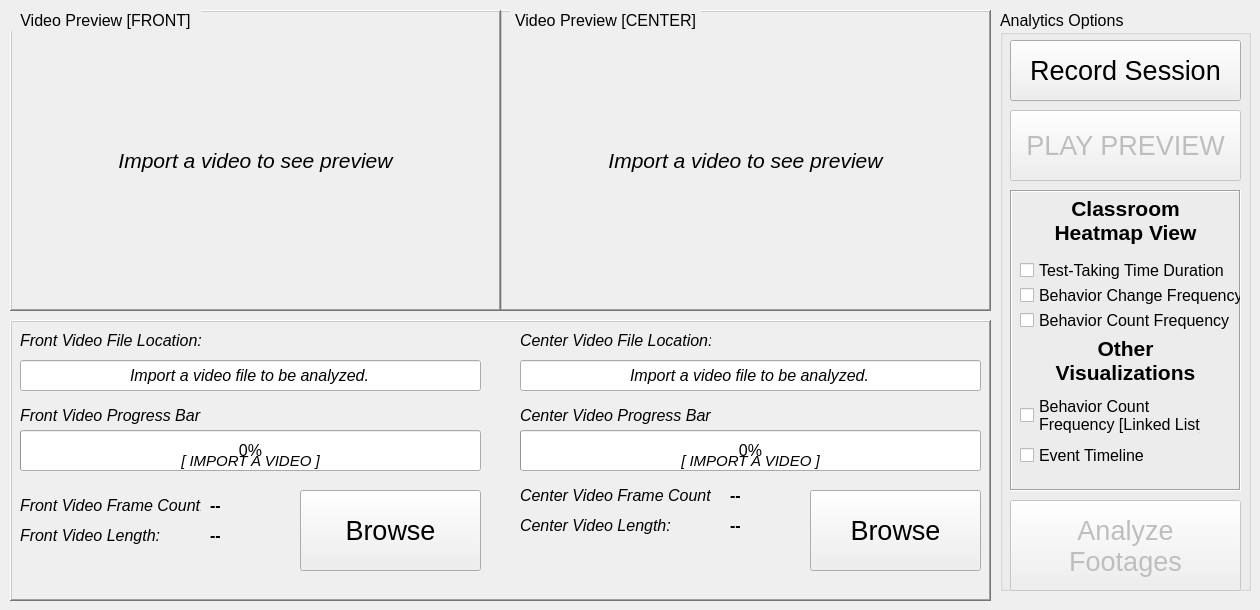
    <widget class="QWidget" name="importVideo">
     <attribute name="title">
      <string>Import Video</string>
     </attribute>
     <widget class="QGroupBox" name="groupBox_2">
      <property name="geometry">
       <rect>
        <x>1000</x>
        <y>10</y>
        <width>251</width>
        <height>581</height>
       </rect>
      </property>
      <property name="font">
       <font>
        <pointsize>12</pointsize>
       </font>
      </property>
      <property name="title">
       <string>Analytics Options</string>
      </property>
      <widget class="QFrame" name="frame_7">
       <property name="geometry">
        <rect>
         <x>10</x>
         <y>180</y>
         <width>231</width>
         <height>301</height>
        </rect>
       </property>
       <property name="frameShape">
        <enum>QFrame::Shape::Box</enum>
       </property>
       <property name="frameShadow">
        <enum>QFrame::Shadow::Sunken</enum>
       </property>
       <property name="lineWidth">
        <number>1</number>
       </property>
       <widget class="QLabel" name="label_16">
        <property name="geometry">
         <rect>
          <x>0</x>
          <y>0</y>
          <width>231</width>
          <height>61</height>
         </rect>
        </property>
        <property name="font">
         <font>
          <pointsize>16</pointsize>
          <bold>true</bold>
         </font>
        </property>
        <property name="text">
         <string>Classroom
Heatmap View</string>
        </property>
        <property name="alignment">
         <set>Qt::AlignmentFlag::AlignCenter</set>
        </property>
       </widget>
       <widget class="QCheckBox" name="behavior_change_freq_chkbox">
        <property name="geometry">
         <rect>
          <x>10</x>
          <y>90</y>
          <width>221</width>
          <height>31</height>
         </rect>
        </property>
        <property name="font">
         <font>
          <pointsize>12</pointsize>
         </font>
        </property>
        <property name="text">
         <string>Behavior Change Frequency</string>
        </property>
       </widget>
       <widget class="QCheckBox" name="tesk_taking_time_chkbox">
        <property name="geometry">
         <rect>
          <x>10</x>
          <y>70</y>
          <width>211</width>
          <height>21</height>
         </rect>
        </property>
        <property name="font">
         <font>
          <pointsize>12</pointsize>
         </font>
        </property>
        <property name="text">
         <string>Test-Taking Time Duration</string>
        </property>
       </widget>
       <widget class="QCheckBox" name="behavior_count_freq_chkbox">
        <property name="geometry">
         <rect>
          <x>10</x>
          <y>110</y>
          <width>211</width>
          <height>41</height>
         </rect>
        </property>
        <property name="font">
         <font>
          <pointsize>12</pointsize>
         </font>
        </property>
        <property name="text">
         <string>Behavior Count Frequency</string>
        </property>
       </widget>
       <widget class="QLabel" name="label_20">
        <property name="geometry">
         <rect>
          <x>0</x>
          <y>140</y>
          <width>231</width>
          <height>61</height>
         </rect>
        </property>
        <property name="font">
         <font>
          <pointsize>16</pointsize>
          <bold>true</bold>
         </font>
        </property>
        <property name="text">
         <string>Other
Visualizations</string>
        </property>
        <property name="alignment">
         <set>Qt::AlignmentFlag::AlignCenter</set>
        </property>
       </widget>
       <widget class="QCheckBox" name="behavior_count_link_list_chkbox">
        <property name="geometry">
         <rect>
          <x>10</x>
          <y>200</y>
          <width>181</width>
          <height>51</height>
         </rect>
        </property>
        <property name="font">
         <font>
          <pointsize>12</pointsize>
         </font>
        </property>
        <property name="text">
         <string>Behavior Count
Frequency [Linked List]</string>
        </property>
       </widget>
       <widget class="QCheckBox" name="event_timeline_chkbox">
        <property name="geometry">
         <rect>
          <x>10</x>
          <y>250</y>
          <width>131</width>
          <height>31</height>
         </rect>
        </property>
        <property name="font">
         <font>
          <pointsize>12</pointsize>
         </font>
        </property>
        <property name="text">
         <string>Event Timeline</string>
        </property>
       </widget>
      </widget>
      <widget class="QPushButton" name="analyze_video_button">
       <property name="enabled">
        <bool>false</bool>
       </property>
       <property name="geometry">
        <rect>
         <x>10</x>
         <y>490</y>
         <width>231</width>
         <height>91</height>
        </rect>
       </property>
       <property name="font">
        <font>
         <pointsize>20</pointsize>
         <bold>false</bold>
        </font>
       </property>
       <property name="text">
        <string>Analyze
Footages</string>
       </property>
      </widget>
      <widget class="QPushButton" name="recording_window_button">
       <property name="geometry">
        <rect>
         <x>10</x>
         <y>30</y>
         <width>231</width>
         <height>61</height>
        </rect>
       </property>
       <property name="font">
        <font>
         <pointsize>20</pointsize>
         <bold>false</bold>
        </font>
       </property>
       <property name="text">
        <string>Record Session</string>
       </property>
      </widget>
      <widget class="QPushButton" name="play_pause_button_video_preview">
       <property name="enabled">
        <bool>false</bool>
       </property>
       <property name="geometry">
        <rect>
         <x>10</x>
         <y>100</y>
         <width>231</width>
         <height>71</height>
        </rect>
       </property>
       <property name="font">
        <font>
         <pointsize>20</pointsize>
        </font>
       </property>
       <property name="text">
        <string>PLAY PREVIEW</string>
       </property>
      </widget>
     </widget>
     <widget class="QLabel" name="video_preview_label_front">
      <property name="geometry">
       <rect>
        <x>10</x>
        <y>10</y>
        <width>491</width>
        <height>301</height>
       </rect>
      </property>
      <property name="font">
       <font>
        <pointsize>16</pointsize>
        <italic>true</italic>
       </font>
      </property>
      <property name="frameShape">
       <enum>QFrame::Shape::WinPanel</enum>
      </property>
      <property name="frameShadow">
       <enum>QFrame::Shadow::Raised</enum>
      </property>
      <property name="text">
       <string>Import a video to see preview</string>
      </property>
      <property name="alignment">
       <set>Qt::AlignmentFlag::AlignCenter</set>
      </property>
     </widget>
     <widget class="QFrame" name="frame_5">
      <property name="geometry">
       <rect>
        <x>10</x>
        <y>320</y>
        <width>981</width>
        <height>281</height>
       </rect>
      </property>
      <property name="frameShape">
       <enum>QFrame::Shape::WinPanel</enum>
      </property>
      <property name="frameShadow">
       <enum>QFrame::Shadow::Raised</enum>
      </property>
      <widget class="QLabel" name="label_15">
       <property name="geometry">
        <rect>
         <x>10</x>
         <y>10</y>
         <width>211</width>
         <height>21</height>
        </rect>
       </property>
       <property name="font">
        <font>
         <pointsize>12</pointsize>
         <italic>true</italic>
        </font>
       </property>
       <property name="text">
        <string>Front Video File Location:</string>
       </property>
      </widget>
      <widget class="QLineEdit" name="videoDirectory_center">
       <property name="geometry">
        <rect>
         <x>510</x>
         <y>40</y>
         <width>461</width>
         <height>31</height>
        </rect>
       </property>
       <property name="font">
        <font>
         <pointsize>12</pointsize>
         <italic>true</italic>
        </font>
       </property>
       <property name="text">
        <string>Import a video file to be analyzed.</string>
       </property>
       <property name="alignment">
        <set>Qt::AlignmentFlag::AlignCenter</set>
       </property>
       <property name="readOnly">
        <bool>true</bool>
       </property>
       <property name="placeholderText">
        <string>Find a video file</string>
       </property>
       <property name="clearButtonEnabled">
        <bool>false</bool>
       </property>
      </widget>
      <widget class="QPushButton" name="import_video_button_front">
       <property name="geometry">
        <rect>
         <x>290</x>
         <y>170</y>
         <width>181</width>
         <height>81</height>
        </rect>
       </property>
       <property name="font">
        <font>
         <pointsize>20</pointsize>
         <bold>false</bold>
        </font>
       </property>
       <property name="autoFillBackground">
        <bool>false</bool>
       </property>
       <property name="text">
        <string>Browse</string>
       </property>
      </widget>
      <widget class="QProgressBar" name="importProgressBar_front">
       <property name="geometry">
        <rect>
         <x>10</x>
         <y>110</y>
         <width>461</width>
         <height>41</height>
        </rect>
       </property>
       <property name="font">
        <font>
         <pointsize>12</pointsize>
        </font>
       </property>
       <property name="layoutDirection">
        <enum>Qt::LayoutDirection::LeftToRight</enum>
       </property>
       <property name="autoFillBackground">
        <bool>false</bool>
       </property>
       <property name="value">
        <number>0</number>
       </property>
       <property name="alignment">
        <set>Qt::AlignmentFlag::AlignBottom|Qt::AlignmentFlag::AlignRight|Qt::AlignmentFlag::AlignTrailing</set>
       </property>
       <property name="invertedAppearance">
        <bool>false</bool>
       </property>
      </widget>
      <widget class="QLabel" name="status_label_front">
       <property name="geometry">
        <rect>
         <x>10</x>
         <y>130</y>
         <width>461</width>
         <height>21</height>
        </rect>
       </property>
       <property name="font">
        <font>
         <pointsize>11</pointsize>
         <italic>true</italic>
        </font>
       </property>
       <property name="text">
        <string>[ IMPORT A VIDEO ]</string>
       </property>
       <property name="alignment">
        <set>Qt::AlignmentFlag::AlignCenter</set>
       </property>
      </widget>
      <widget class="QLineEdit" name="videoDirectory_front">
       <property name="geometry">
        <rect>
         <x>10</x>
         <y>40</y>
         <width>461</width>
         <height>31</height>
        </rect>
       </property>
       <property name="font">
        <font>
         <pointsize>12</pointsize>
         <italic>true</italic>
        </font>
       </property>
       <property name="text">
        <string>Import a video file to be analyzed.</string>
       </property>
       <property name="alignment">
        <set>Qt::AlignmentFlag::AlignCenter</set>
       </property>
       <property name="readOnly">
        <bool>true</bool>
       </property>
       <property name="placeholderText">
        <string>Find a video file</string>
       </property>
       <property name="clearButtonEnabled">
        <bool>false</bool>
       </property>
      </widget>
      <widget class="QProgressBar" name="importProgressBar_center">
       <property name="geometry">
        <rect>
         <x>510</x>
         <y>110</y>
         <width>461</width>
         <height>41</height>
        </rect>
       </property>
       <property name="font">
        <font>
         <pointsize>12</pointsize>
        </font>
       </property>
       <property name="autoFillBackground">
        <bool>false</bool>
       </property>
       <property name="value">
        <number>0</number>
       </property>
       <property name="alignment">
        <set>Qt::AlignmentFlag::AlignBottom|Qt::AlignmentFlag::AlignRight|Qt::AlignmentFlag::AlignTrailing</set>
       </property>
       <property name="invertedAppearance">
        <bool>false</bool>
       </property>
      </widget>
      <widget class="QLabel" name="label_17">
       <property name="geometry">
        <rect>
         <x>510</x>
         <y>10</y>
         <width>191</width>
         <height>21</height>
        </rect>
       </property>
       <property name="font">
        <font>
         <pointsize>12</pointsize>
         <italic>true</italic>
        </font>
       </property>
       <property name="text">
        <string>Center Video File Location:</string>
       </property>
      </widget>
      <widget class="QPushButton" name="import_video_button_center">
       <property name="geometry">
        <rect>
         <x>800</x>
         <y>170</y>
         <width>171</width>
         <height>81</height>
        </rect>
       </property>
       <property name="font">
        <font>
         <pointsize>20</pointsize>
         <bold>false</bold>
        </font>
       </property>
       <property name="autoFillBackground">
        <bool>false</bool>
       </property>
       <property name="text">
        <string>Browse</string>
       </property>
      </widget>
      <widget class="QLabel" name="status_label_center">
       <property name="geometry">
        <rect>
         <x>510</x>
         <y>130</y>
         <width>461</width>
         <height>21</height>
        </rect>
       </property>
       <property name="font">
        <font>
         <pointsize>11</pointsize>
         <italic>true</italic>
        </font>
       </property>
       <property name="text">
        <string>[ IMPORT A VIDEO ]</string>
       </property>
       <property name="alignment">
        <set>Qt::AlignmentFlag::AlignCenter</set>
       </property>
      </widget>
      <widget class="QLabel" name="somelabelforprogrss">
       <property name="geometry">
        <rect>
         <x>10</x>
         <y>80</y>
         <width>451</width>
         <height>31</height>
        </rect>
       </property>
       <property name="font">
        <font>
         <pointsize>12</pointsize>
         <italic>true</italic>
         <bold>false</bold>
        </font>
       </property>
       <property name="text">
        <string>Front Video Progress Bar</string>
       </property>
       <property name="alignment">
        <set>Qt::AlignmentFlag::AlignLeading|Qt::AlignmentFlag::AlignLeft|Qt::AlignmentFlag::AlignVCenter</set>
       </property>
      </widget>
      <widget class="QLabel" name="somelabelforprogrss_2">
       <property name="geometry">
        <rect>
         <x>510</x>
         <y>80</y>
         <width>461</width>
         <height>31</height>
        </rect>
       </property>
       <property name="font">
        <font>
         <pointsize>12</pointsize>
         <italic>true</italic>
         <bold>false</bold>
        </font>
       </property>
       <property name="text">
        <string>Center Video Progress Bar</string>
       </property>
       <property name="alignment">
        <set>Qt::AlignmentFlag::AlignLeading|Qt::AlignmentFlag::AlignLeft|Qt::AlignmentFlag::AlignVCenter</set>
       </property>
      </widget>
      <widget class="QLabel" name="somelabelforprogrss_3">
       <property name="geometry">
        <rect>
         <x>10</x>
         <y>170</y>
         <width>181</width>
         <height>31</height>
        </rect>
       </property>
       <property name="font">
        <font>
         <pointsize>12</pointsize>
         <italic>true</italic>
         <bold>false</bold>
        </font>
       </property>
       <property name="text">
        <string>Front Video Frame Count:</string>
       </property>
       <property name="alignment">
        <set>Qt::AlignmentFlag::AlignLeading|Qt::AlignmentFlag::AlignLeft|Qt::AlignmentFlag::AlignVCenter</set>
       </property>
      </widget>
      <widget class="QLabel" name="somelabelforprogrss_7">
       <property name="geometry">
        <rect>
         <x>510</x>
         <y>160</y>
         <width>191</width>
         <height>31</height>
        </rect>
       </property>
       <property name="font">
        <font>
         <pointsize>12</pointsize>
         <italic>true</italic>
         <bold>false</bold>
        </font>
       </property>
       <property name="text">
        <string>Center Video Frame Count:</string>
       </property>
       <property name="alignment">
        <set>Qt::AlignmentFlag::AlignLeading|Qt::AlignmentFlag::AlignLeft|Qt::AlignmentFlag::AlignVCenter</set>
       </property>
      </widget>
      <widget class="QLabel" name="somelabelforprogrss_4">
       <property name="geometry">
        <rect>
         <x>10</x>
         <y>200</y>
         <width>161</width>
         <height>31</height>
        </rect>
       </property>
       <property name="font">
        <font>
         <pointsize>12</pointsize>
         <italic>true</italic>
         <bold>false</bold>
        </font>
       </property>
       <property name="text">
        <string>Front Video Length:</string>
       </property>
       <property name="alignment">
        <set>Qt::AlignmentFlag::AlignLeading|Qt::AlignmentFlag::AlignLeft|Qt::AlignmentFlag::AlignVCenter</set>
       </property>
      </widget>
      <widget class="QLabel" name="somelabelforprogrss_5">
       <property name="geometry">
        <rect>
         <x>510</x>
         <y>190</y>
         <width>161</width>
         <height>31</height>
        </rect>
       </property>
       <property name="font">
        <font>
         <pointsize>12</pointsize>
         <italic>true</italic>
         <bold>false</bold>
        </font>
       </property>
       <property name="text">
        <string>Center Video Length:</string>
       </property>
       <property name="alignment">
        <set>Qt::AlignmentFlag::AlignLeading|Qt::AlignmentFlag::AlignLeft|Qt::AlignmentFlag::AlignVCenter</set>
       </property>
      </widget>
      <widget class="QLabel" name="front_frame_count">
       <property name="geometry">
        <rect>
         <x>200</x>
         <y>170</y>
         <width>81</width>
         <height>31</height>
        </rect>
       </property>
       <property name="font">
        <font>
         <pointsize>12</pointsize>
         <italic>false</italic>
         <bold>true</bold>
        </font>
       </property>
       <property name="text">
        <string>--</string>
       </property>
       <property name="alignment">
        <set>Qt::AlignmentFlag::AlignLeading|Qt::AlignmentFlag::AlignLeft|Qt::AlignmentFlag::AlignVCenter</set>
       </property>
      </widget>
      <widget class="QLabel" name="front_video_length">
       <property name="geometry">
        <rect>
         <x>200</x>
         <y>200</y>
         <width>81</width>
         <height>31</height>
        </rect>
       </property>
       <property name="font">
        <font>
         <pointsize>12</pointsize>
         <italic>false</italic>
         <bold>true</bold>
        </font>
       </property>
       <property name="text">
        <string>--</string>
       </property>
       <property name="alignment">
        <set>Qt::AlignmentFlag::AlignLeading|Qt::AlignmentFlag::AlignLeft|Qt::AlignmentFlag::AlignVCenter</set>
       </property>
      </widget>
      <widget class="QLabel" name="center_frame_count">
       <property name="geometry">
        <rect>
         <x>720</x>
         <y>160</y>
         <width>71</width>
         <height>31</height>
        </rect>
       </property>
       <property name="font">
        <font>
         <pointsize>12</pointsize>
         <italic>false</italic>
         <bold>true</bold>
        </font>
       </property>
       <property name="text">
        <string>--</string>
       </property>
       <property name="alignment">
        <set>Qt::AlignmentFlag::AlignLeading|Qt::AlignmentFlag::AlignLeft|Qt::AlignmentFlag::AlignVCenter</set>
       </property>
      </widget>
      <widget class="QLabel" name="center_video_length">
       <property name="geometry">
        <rect>
         <x>720</x>
         <y>190</y>
         <width>71</width>
         <height>31</height>
        </rect>
       </property>
       <property name="font">
        <font>
         <pointsize>12</pointsize>
         <italic>false</italic>
         <bold>true</bold>
        </font>
       </property>
       <property name="text">
        <string>--</string>
       </property>
       <property name="alignment">
        <set>Qt::AlignmentFlag::AlignLeading|Qt::AlignmentFlag::AlignLeft|Qt::AlignmentFlag::AlignVCenter</set>
       </property>
      </widget>
     </widget>
     <widget class="QLabel" name="label_29">
      <property name="geometry">
       <rect>
        <x>510</x>
        <y>10</y>
        <width>191</width>
        <height>21</height>
       </rect>
      </property>
      <property name="font">
       <font>
        <pointsize>12</pointsize>
       </font>
      </property>
      <property name="autoFillBackground">
       <bool>true</bool>
      </property>
      <property name="text">
       <string>Video Preview [CENTER]</string>
      </property>
      <property name="alignment">
       <set>Qt::AlignmentFlag::AlignCenter</set>
      </property>
     </widget>
     <widget class="QLabel" name="label_30">
      <property name="geometry">
       <rect>
        <x>10</x>
        <y>10</y>
        <width>191</width>
        <height>21</height>
       </rect>
      </property>
      <property name="font">
       <font>
        <pointsize>12</pointsize>
       </font>
      </property>
      <property name="autoFillBackground">
       <bool>true</bool>
      </property>
      <property name="text">
       <string>Video Preview [FRONT]</string>
      </property>
      <property name="alignment">
       <set>Qt::AlignmentFlag::AlignCenter</set>
      </property>
     </widget>
     <widget class="QLabel" name="video_preview_label_center">
      <property name="geometry">
       <rect>
        <x>500</x>
        <y>10</y>
        <width>491</width>
        <height>301</height>
       </rect>
      </property>
      <property name="font">
       <font>
        <pointsize>16</pointsize>
        <italic>true</italic>
       </font>
      </property>
      <property name="frameShape">
       <enum>QFrame::Shape::WinPanel</enum>
      </property>
      <property name="frameShadow">
       <enum>QFrame::Shadow::Raised</enum>
      </property>
      <property name="text">
       <string>Import a video to see preview</string>
      </property>
      <property name="alignment">
       <set>Qt::AlignmentFlag::AlignCenter</set>
      </property>
     </widget>
     <zorder>video_preview_label_center</zorder>
     <zorder>video_preview_label_front</zorder>
     <zorder>frame_5</zorder>
     <zorder>label_29</zorder>
     <zorder>label_30</zorder>
     <zorder>groupBox_2</zorder>
    </widget>
